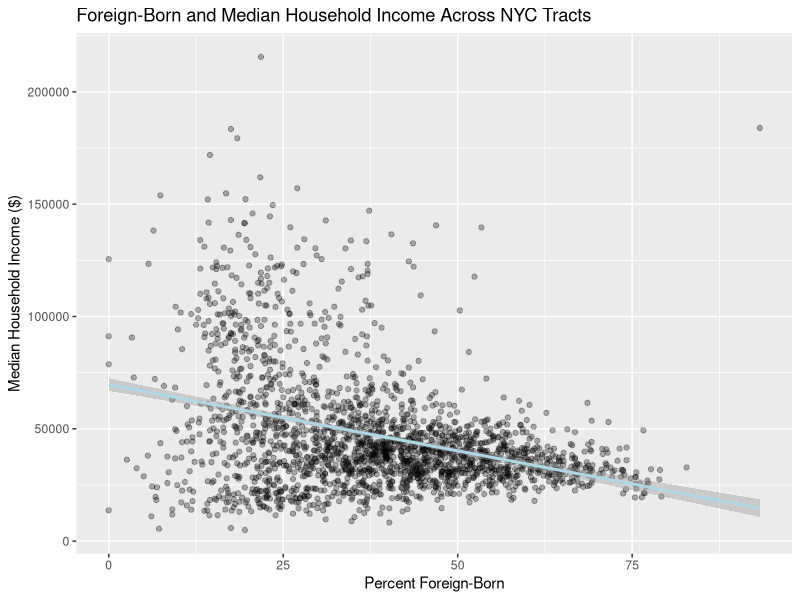
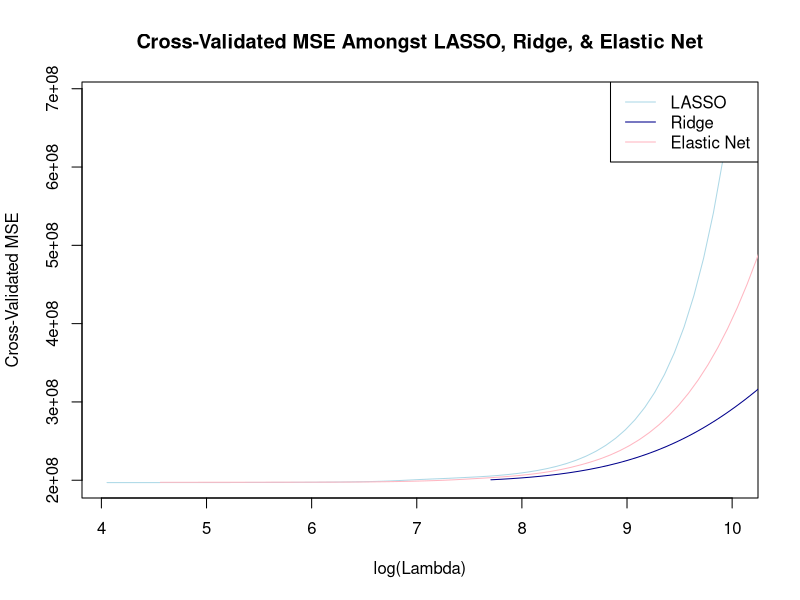

The R source for these figures, in order:
## ---- chunk 1
knitr::opts_chunk$set(warning=FALSE, message=FALSE)
## ---- chunk 2
library(knitr) # load packages
library(tidyverse)
library(glmnet)
data <- read.csv("data/GOV 51 Master Dataset.csv")
## ---- chunk 3
tract_data <- data |> # ACS csv orientation is weird, so I have to reorient columns and rows
  rename(variable = 1) |>
  pivot_longer(
    cols = -variable,
    names_to = "tract",
    values_to = "value"
  ) |>
  mutate(
    variable = str_squish(variable),
    value = parse_number(as.character(value))
  ) |>
  pivot_wider(
    names_from = variable,
    values_from = value
  )
## ---- chunk 4
tract_data <- data |> # clean tract names 
  rename(variable = 1) |>
  pivot_longer(
    cols = -variable,
    names_to = "tract",
    values_to = "value"
  ) |>
  mutate(
    variable = str_squish(variable),
    value = parse_number(as.character(value)),
    tract = str_replace_all(tract, "\\.", " "),
    tract = str_remove(tract, " Total Estimate$")
  ) |>
  pivot_wider(
    names_from = variable,
    values_from = value
  ) |>
  select(where(~ !all(is.na(.))))
## ---- chunk 5
head(tract_data) # check to see that it worked 
nrow(tract_data)
## ---- chunk 6
data_summary <- tract_data |>
  mutate(
    `College educated (%)` = `Bachelor's degree` + `Graduate or professional degree`
  ) |>
  select(
    `Median income (dollars)`,
    `Foreign-born`,
    `College educated (%)`,
    `Male`,
    `Total population`
  ) |>
  summarise(
    across(
      everything(),
      list(
        Mean = ~mean(.x, na.rm = TRUE),
        SD = ~sd(.x, na.rm = TRUE),
        Min = ~min(.x, na.rm = TRUE),
        Max = ~max(.x, na.rm = TRUE)
      ),
      .names = "{.col}__{.fn}"
    )
  ) |>
  pivot_longer(
    everything(),
    names_to = c("Variable", ".value"),
    names_pattern = "(.+)__(.+)"
  )

data_summary |>
  kable(
    digits = 1,
    caption = "Summary Statistics for NYC Census Tracts"
  )
## ---- chunk 7
ggplot(
  tract_data |> filter(!is.na(`Foreign-born`), !is.na(`Median income (dollars)`)),
  aes(x = `Foreign-born`, y = `Median income (dollars)`)
) +
  geom_point(alpha = 0.3) +
  geom_smooth(method = "lm", color = "lightblue") +
  labs(
    title = "Foreign-Born and Median Household Income Across NYC Tracts",
    x = "Percent Foreign-Born",
    y = "Median Household Income ($)"
  )
## ---- chunk 8
ols <- lm(
  `Median income (dollars)` ~
    `Foreign-born` +
    `Bachelor's degree` +
    `Graduate or professional degree` +
    `Male` +
    `Median age (years)` +
    `Black or African American` + # White and Hispanic omitted avoid multicollinearity among racial composition percentages
    `Asian`,
  data = tract_data
)

summary(ols)
## ---- chunk 9
model_data <- tract_data |>
  mutate(
    college_educated =
      `Bachelor's degree` + `Graduate or professional degree`
  ) |>
  filter(
    !is.na(`Median income (dollars)`),
    !is.na(`Foreign-born`),
    !is.na(college_educated),
    !is.na(Male),
    !is.na(`Median age (years)`),
    !is.na(`Black or African American`),
    !is.na(Asian)
  )
## ---- chunk 10
set.seed(51)

train_index <- sample(
  1:nrow(model_data),
  0.8 * nrow(model_data)
)

train <- model_data[train_index, ]
test <- model_data[-train_index, ]
## ---- chunk 11
X_train <- model.matrix(
  `Median income (dollars)` ~
    `Foreign-born` +
    college_educated +
    Male +
    `Median age (years)` +
    `Black or African American` +
    Asian,
  data = train
)[, -1]

y_train <- train$`Median income (dollars)`

X_test <- model.matrix(
  `Median income (dollars)` ~
    `Foreign-born` +
    college_educated +
    Male +
    `Median age (years)` +
    `Black or African American` +
    Asian,
  data = test
)[, -1]

y_test <- test$`Median income (dollars)`
## ---- chunk 12
lasso <- cv.glmnet(
  X_train,
  y_train,
  alpha = 1
)

lasso_predicted <- predict(
  lasso,
  newx = X_test,
  s = "lambda.min"
)

rmse_lasso <- sqrt(
  mean((lasso_predicted - y_test)^2)
)
## ---- chunk 13
ridge <- cv.glmnet(
  X_train,
  y_train,
  alpha = 0
)

ridge_predicted <- predict(
  ridge,
  newx = X_test,
  s = "lambda.min"
)

rmse_ridge <- sqrt(
  mean((ridge_predicted - y_test)^2)
)
## ---- chunk 14
elastic <- cv.glmnet(
  X_train,
  y_train,
  alpha = 0.5
)

elastic_predicted <- predict(
  elastic,
  newx = X_test,
  s = "lambda.min"
)

rmse_elastic <- sqrt(
  mean((elastic_predicted - y_test)^2)
)
## ---- chunk 15
ols_predicted <- predict(
  ols,
  newdata = test
)

rmse_ols <- sqrt(
  mean((ols_predicted - y_test)^2)
)
## ---- chunk 16
comparison_table <- tibble(
  Model = c(
    "OLS (no regularization)",
    "LASSO (alpha = 1)",
    "Ridge (alpha = 0)",
    "Elastic Net (alpha = 0.5)"
  ),
  `Test RMSE` = c(
    rmse_ols,
    rmse_lasso,
    rmse_ridge,
    rmse_elastic
  )
)

comparison_table |>
  kable(
    digits = 1,
    caption = "Out-of-sample Prediction Performance: OLS vs Penalized Approaches"
  )
## ---- chunk 17
plot(log(lasso$lambda), lasso$cvm, type = "l",
     xlab = "log(Lambda)",
     ylab = "Cross-Validated MSE",
     col = "lightblue",
     main = "Cross-Validated MSE Amongst LASSO, Ridge, & Elastic Net"
)

lines(log(ridge$lambda), ridge$cvm, col = "darkblue")
lines(log(elastic$lambda), elastic$cvm, col = "lightpink")

legend("topright",
       legend = c("LASSO", "Ridge", "Elastic Net"),
       col = c("lightblue", "darkblue", "lightpink"),
       lty = 1)
